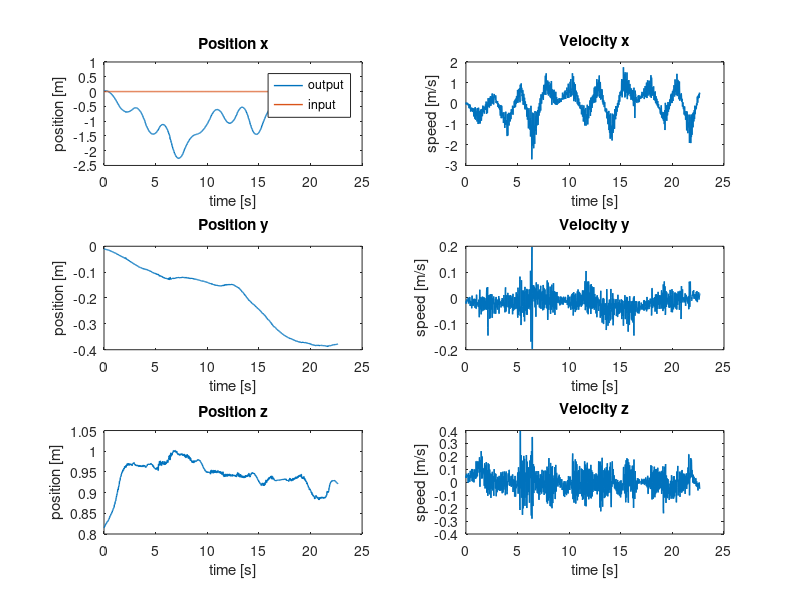
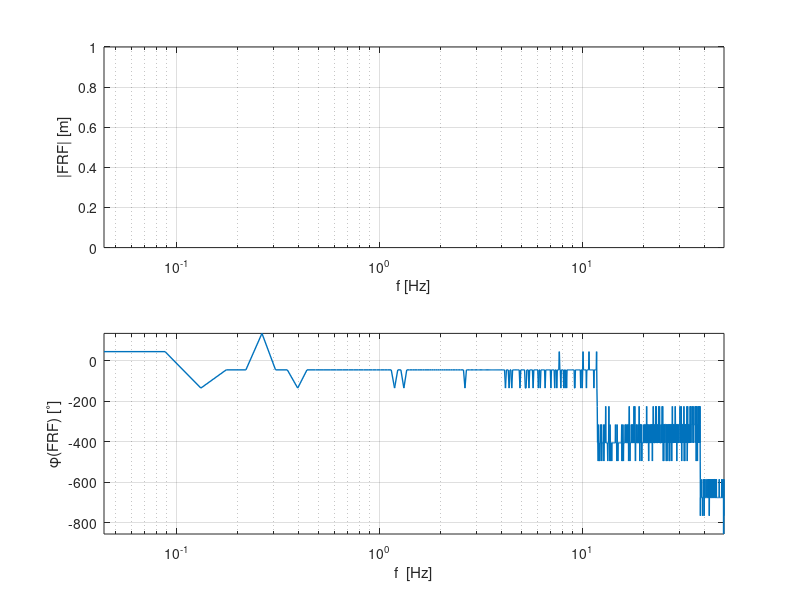
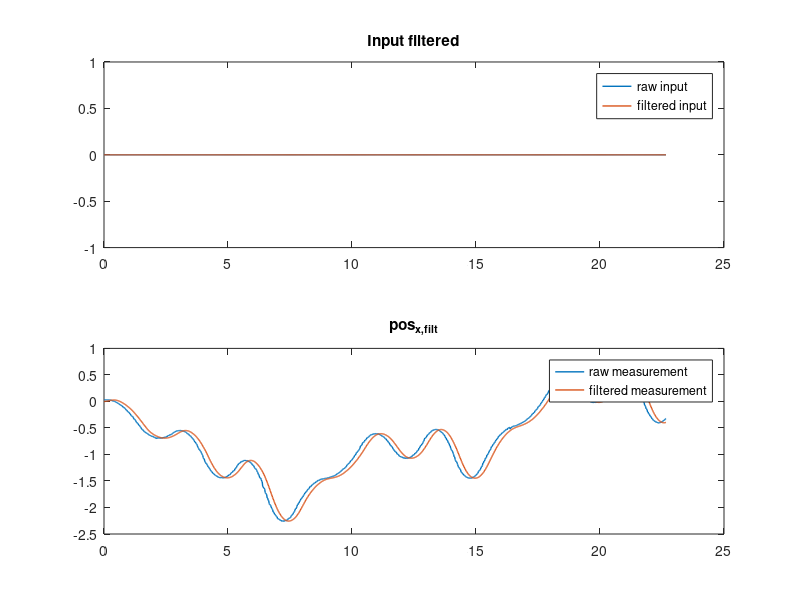
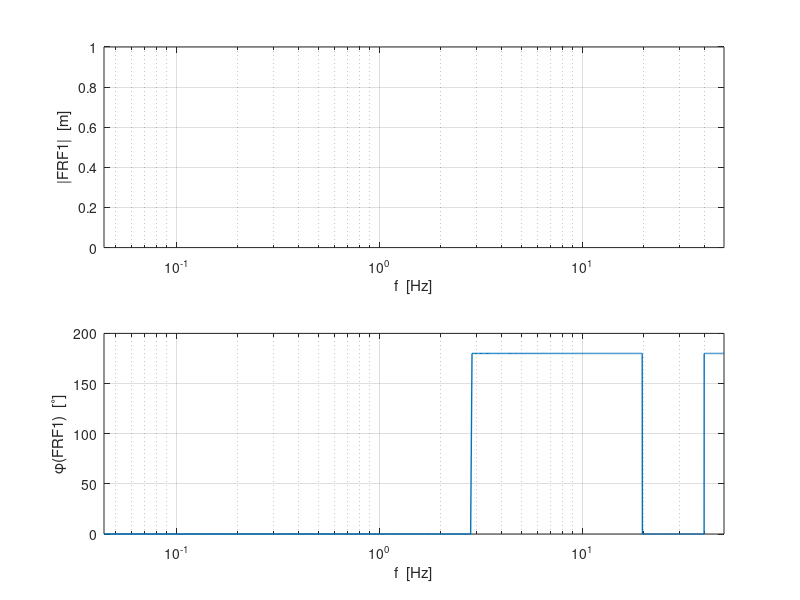

Source code (MATLAB) for these figures, in order:
%%% Parameter estimation %%%
% zie ook 'test.m' !
clear all
close all

%% Load data from .mat-file

load angle_identification_x


%% Extract some signals from the data

set(0, 'DefaultLineLineWidth', 1);


% Cutoff useful data
% first_index = find(input~=0, 1);
input = input(1:end-10)';
output_x = output_x(1:end-10)';
output_y = output_y(1:end-10)';
output_z = output_z(1:end-10)';

% Sample time
dt = 0.02;
time = (0:dt:(length(input)-1)*dt)';

% Differentiation of x-, y-, z-position
% dt = sample time (gradient assumes timestep 1)
velocity_x = gradient(output_x)/dt;
velocity_y = gradient(output_y)/dt;
velocity_z = gradient(output_z)/dt;

% Do some plotting of the measurement data.
figure('Name','Measurement Data')
subplot(321), plot(time, output_x, time, input), title('Position x'), xlabel('time [s]'), ylabel('position [m]'), legend('output','input')
subplot(322), plot(time, velocity_x), title('Velocity x'), xlabel('time [s]'), ylabel('speed [m/s]')

subplot(323), plot(time, output_y), title('Position y'), xlabel('time [s]'), ylabel('position [m]')
subplot(324), plot(time, velocity_y), title('Velocity y'), xlabel('time [s]'), ylabel('speed [m/s]')

subplot(325), plot(time, output_z), title('Position z'), xlabel('time [s]'), ylabel('position [m]')
subplot(326), plot(time, velocity_z), title('Velocity z'), xlabel('time [s]'), ylabel('speed [m/s]')


%% Frequency domain - Empirical Transfer Function
Ts = dt;
fs = 1/dt;
N = length(velocity_x);
t = [0:N-1]'*Ts;
N = numel(input);
f = [0:N-1]'*(fs/N);

input_f = fft(input);
output_x_f = fft(output_x);
velocity_x_f = fft(velocity_x);

FRF = output_x_f./input_f;

figure('Name', 'Empirical transfer function freq response'),subplot(2,1,1),semilogx(f, 20*log10(abs(FRF)), 'LineWidth', 1)
axis tight
grid on
xlabel('f [Hz]')
xlim([f(1) f(end)])
ylabel('|FRF| [m]')
subplot(2,1,2),semilogx(f, 180/pi*unwrap(angle(FRF)), 'LineWidth', 1)
grid on
axis tight
xlabel('f  [Hz]')
ylabel('\phi(FRF) [^\circ]')
xlim([f(1) f(end)])

%% Choose a cutoff frequency for Butterworth filtering
f0 = 0.3; % crossover frequency (based on iteratively checking crossover of best fit)
fc = 5*f0; % cutoff frequency (chosen)
fcn = fc/(fs/2); % normalized cutoff frequency (as butter() accepts)


%% ---------------------
%  SECOND ORDER FITTING 
%  ---------------------

%% Filtering of the in- and output data using Butterworth filter
[B, A] = butter(3, fcn); % order must be higher than order of system, 
                            % adjust cut-off frquency to be higher than 
                            % highest eigenfrequency of the system
                             
% input filtering                           
input_filt = filter(B, A, input);
% output filtering
output_x_filt = filter(B, A, output_x);

figure('Name','3d order Butt. filtered Input & Measurement')
subplot(211),plot(t,input,t,input_filt),title('Input filtered')
legend('raw input', 'filtered input')
subplot(212),plot(time, output_x, time, output_x_filt),title('pos_{x,filt}')
legend('raw measurement', 'filtered measurement')


% Least squares solution for approximation of the parameters in the system
%% Without filtering
% --- PROPER [order(N) = order(D)]
%
%           Y(z)    b2*z^2 + b1*z + b0
%   G(z) = ----- = --------------------
%           U(z)     z^2 + a1*z + a0
%
% y[k] = -a1*y[k-1]-a0*y[k-2]+b2*u[k]+b1*u[k-1]+b0*u[k-2]
%
% theta = [a1 a0 b2 b1 b0]

y1 = output_x(3:end);
Phi1 = [-output_x(2:end-1), -output_x(1:end-2), input(3:end), input(2:end-1), input(1:end-2)];
theta1 = Phi1\y1;

B1 = [theta1(3), theta1(4), theta1(5)];
A1 = [1, theta1(1) theta1(2)];

sys_d1 = tf(B1, A1, Ts);

FRF1 = squeeze(freqresp(sys_d1,2*pi*f));

figure('Name','2nd order, no filter, proper - Freq. resp.'), subplot(211)
semilogx(f, 20*log10(abs(FRF1)))
grid on
xlim([f(1) f(end)])
xlabel('f  [Hz]')
ylabel('|FRF1|  [m]')
subplot(212),semilogx(f, 180/pi*unwrap(angle(FRF1)))
grid on
xlim([f(1) f(end)])
xlabel('f  [Hz]')
ylabel('\phi(FRF1)  [^\circ]')

x1 = lsim(sys_d1,input,t);

figure('Name','2nd order, no filter, proper - Simulation')
subplot(211)
hold on
plot(t, output_x,'g')
plot(t, x1)
title('2nd order, no filter, proper - Simulation VS Measurement')
legend('pos_{x,meas}','pos_{x,sim}')
xlabel('Time [s]')
ylabel('Displacement [m]')
axis tight
subplot(212)
plot(t,output_x - x1)
title('Difference between simulation and measurement')
legend('pos_{x,meas}-pos_{x,sim}')
xlabel('Time [s]')
ylabel('Displacement [m]')
axis tight

figure('Name','2nd order, no filter, proper - Pole Zero Map'),pzmap(sys_d1)


%% With Butterworth filtering of in and output
% --- PROPER [order(N) = order(D)]
%
%           Y(z)    b2*z^2 + b1*z + b0
%   G(z) = ----- = --------------------
%           U(z)     z^2 + a1*z + a0
%
% y[k] = -a1*y[k-1]-a0*y[k-2]+b2*u[k]+b1*u[k-1]+b0*u[k-2]
%
% theta = [a1 a0 b2 b1 b0]

y2 = output_x_filt(3:end);
Phi2 = [-output_x_filt(2:end-1), -output_x_filt(1:end-2), input_filt(3:end), input_filt(2:end-1), input_filt(1:end-2)];
theta2 = Phi2\y2;

B2 = [theta2(3),theta2(4),theta2(5)];
A2 = [1, theta2(1) theta2(2)];

sys_d2 = tf(B2, A2, Ts);

FRF2 = squeeze(freqresp(sys_d2,2*pi*f));

figure('Name','2nd order, filtered, proper - Freq. resp.'),subplot(2,1,1),semilogx(f, 20*log10(abs(FRF2)))
grid on 
xlim([f(1) f(end)])
xlabel('f  [Hz]')
ylabel('|FRF2|  [m]')
axis tight
subplot(2,1,2)
semilogx(f, 180/pi*unwrap(angle(FRF2)))
grid on
xlim([f(1) f(end)])
xlabel('f  [Hz]')
ylabel('\phi(FRF2)  [^\circ]')

x2 = lsim(sys_d2,input,t);

figure('Name','2nd order, filtered, proper - Simulation')
subplot(211)
hold on
plot(t, output_x,'g')
plot(t, output_x_filt)
plot(t,x2)
legend('pos_{x,meas}', 'pos_{x,filt}', 'pos_{x,sim}')
title('2nd order, filtered, proper - Simulation VS Measurement')
xlabel('Time [s]')
axis tight
ylabel('output [m/s]')
subplot(212)
plot(t,output_x - x2)
title('Difference between simulation and measurement')
legend('pos_{x,meas}-pos_{x,sim}')
xlabel('Time [s]')
ylabel('output [m/s]')
axis tight

figure('Name','2nd order, filtered, proper - Pole Zero Map'),pzmap(sys_d2)




%% ---------------------
%   THIRD ORDER FITTING 
%  ---------------------

%% Filtering of the in- and output data using Butterworth filter
[B, A] = butter(4, fcn); % order must be higher than order of system, 
                            % adjust cut-off frquency to be higher than 
                            % highest eigenfrequency of the system
                             
% input filtering                           
input_filt = filter(B, A, input);
% output filtering
output_x_filt = filter(B, A, output_x);

figure('Name','4th order Butt. filtered Input & Measurement')
subplot(211),plot(t,input,t,input_filt),title('Input filtered')
legend('raw input', 'filtered input')
subplot(212),plot(time, output_x, time, output_x_filt),title('pos_{x,filt}')
legend('raw measurement', 'filtered measurement')


% Least squares solution for approximation of the parameters in the system
%% Without filtering
% --- PROPER [order(N) = order(D)]
%
%           Y(z)    b3*z^3 + b2*z^2 + b1*z + b0
%   G(z) = ----- = -----------------------------
%           U(z)     z^3 + a2*z^2 + a1*z + a0
%
% y[k] =
% -a2*y[k-1]-a1*y[k-2]-a0*y[k-3]+b3*u[k]+b2*u[k-1]+b1*u[k-2]+b0*u[k-3]
%
% theta = [a2 a1 a0 b3 b2 b1 b0]

y3 = output_x(4:end);
Phi3 = [-output_x(3:end-1), -output_x(2:end-2), -output_x(1:end-3), input(4:end), input(3:end-1), input(2:end-2), input(1:end-3)];
theta3 = Phi3\y3;

B3 = [theta3(4), theta3(5), theta3(6), theta3(7)];
A3 = [1, theta3(1) theta3(2) theta3(3)];

sys_d3 = tf(B3, A3, Ts);

FRF3 = squeeze(freqresp(sys_d3,2*pi*f));

figure('Name','3d order, no filter, proper -  Freq. Resp.'), subplot(211)
semilogx(f, 20*log10(abs(FRF3)))
grid on
xlim([f(1) f(end)])
xlabel('f  [Hz]')
ylabel('|FRF3|  [m]')
subplot(212),semilogx(f, 180/pi*unwrap(angle(FRF3)))
grid on
xlim([f(1) f(end)])
xlabel('f  [Hz]')
ylabel('\phi(FRF3)  [^\circ]')

x3 = lsim(sys_d3,input,t);

figure('Name','3d order, no filter, proper - Simulation')
subplot(211)
hold on
plot(t, output_x,'g')
plot(t, x3)
title('3d order, no filter, proper - Simulation VS Measurement')
legend('pos_{x,meas}','pos_{x,sim}')
xlabel('Time [s]')
ylabel('Displacement [m]')
axis tight
subplot(212)
plot(t,output_x - x3)
title('Difference between simulation and measurement')
legend('pos_{x,meas}-pos_{x,sim}')
xlabel('Time [s]')
ylabel('Displacement [m]')
axis tight

figure('Name','3d order, no filter, proper - Pole Zero Map'),pzmap(sys_d3)


%% With Butterworth filtering of in- and output.
% --- PROPER [order(N) = order(D)]
%
%           Y(z)    b3*z^3 + b2*z^2 + b1*z + b0
%   G(z) = ----- = -----------------------------
%           U(z)     z^3 + a2*z^2 + a1*z + a0
%
% y[k] =
% -a2*y[k-1]-a1*y[k-2]-a0*y[k-3]+b3*u[k]+b2*u[k-1]+b1*u[k-2]+b0*u[k-3]
%
% theta = [a2 a1 a0 b3 b2 b1 b0]

y4 = output_x_filt(4:end);
Phi4 = [-output_x_filt(3:end-1), -output_x_filt(2:end-2), -output_x_filt(1:end-3), input_filt(4:end), input_filt(3:end-1), input_filt(2:end-2), input_filt(1:end-3)];
theta4 = Phi4\y4;

B4 = [theta4(4), theta4(5), theta4(6), theta4(7)];
A4 = [1, theta4(1) theta4(2) theta4(3)];

sys_d4 = tf(B4, A4, Ts);

FRF4 = squeeze(freqresp(sys_d4,2*pi*f));

figure('Name','3d order, filtered, proper - Freq. Resp.'), subplot(211)
semilogx(f, 20*log10(abs(FRF4)))
grid on
xlim([f(1) f(end)])
xlabel('f  [Hz]')
ylabel('|FRF4|  [m]')
subplot(212),semilogx(f, 180/pi*unwrap(angle(FRF4)))
grid on
xlim([f(1) f(end)])
xlabel('f  [Hz]')
ylabel('\phi(FRF4)  [^\circ]')

x4 = lsim(sys_d4,input,t);

figure('Name','3d order, filtered, proper - Simulation')
subplot(211)
hold on
plot(t, output_x_filt,'g')
plot(t, x4)
title('3d order, filtered, proper - Simulation VS Measurement')
legend('pos_{x,meas}','pos_{x,sim}')
xlabel('Time [s]')
ylabel('Displacement [m]')
axis tight
subplot(212)
plot(t,output_x_filt - x4)
title('Difference between simulation and measurement')
legend('pos_{x,meas}-pos_{x,sim}')
xlabel('Time [s]')
ylabel('Displacement [m]')
axis tight

figure('Name','NOT  filtered pole zero map'),pzmap(sys_d4)

%% Without filtering
% % --- STRICTLY PROPER [order(N) < order(D)]
% %
% %           Y(z)       b2*z^2 + b1*z + b0
% %   G(z) = ----- = --------------------------
% %           U(z)    z^3 + a2*z^2 + a1*z + a0
% %
% % y[k] = -a2*y[k-1]-a1*y[k-2]-a0*y[k-3]+b2*u[k-1]+b1*u[k-2]+b0*u[k-3]
% %
% % theta = [a2 a1 a0 b2 b1 b0]
% 
% y5 = output_x(4:end);
% Phi5 = [-output_x(3:end-1), -output_x(2:end-2), -output_x(1:end-3), input(4:end), input(3:end-1), input(2:end-2), input(1:end-3)];
% theta5 = Phi5\y5;
% 
% B5 = [theta5(4), theta5(5), theta5(6)];
% A5 = [1, theta5(1) theta5(2) theta5(3)];
% 
% sys_d5 = tf(B5, A5, Ts);
% 
% FRF5 = squeeze(freqresp(sys_d5,2*pi*f));
% 
% figure('Name','3d order, no filter, strictly proper - Freq. Resp.'), subplot(211)
% semilogx(f, 20*log10(abs(FRF5)))
% grid on
% xlim([f(1) f(end)])
% xlabel('f  [Hz]')
% ylabel('|FRF5|  [m]')
% subplot(212),semilogx(f, 180/pi*unwrap(angle(FRF5)))
% grid on
% xlim([f(1) f(end)])
% xlabel('f  [Hz]')
% ylabel('\phi(FRF5)  [^\circ]')
% 
% x5 = lsim(sys_d5,input,t);
% 
% figure('Name','3d order, no filter, strictly proper - Simulation')
% subplot(211)
% hold on
% plot(t, output_x,'g')
% plot(t, x5)
% title('3d order, no filter, strictly proper - Simulation VS Measurement')
% legend('pos_{x,meas}','pos_{x,sim}')
% xlabel('Time [s]')
% ylabel('Displacement [m]')
% axis tight
% subplot(212)
% plot(t,output_x - x5)
% title('Difference between simulation and measurement')
% legend('pos_{x,meas}-pos_{x,sim}')
% xlabel('Time [s]')
% ylabel('Displacement [m]')
% axis tight
% 
% figure('Name','3d order, no filter, strictly proper - Pole Zero Map'),pzmap(sys_d5)


%% With Butterworth filtering of in- and output.
% --- STRICTLY PROPER [order(N) < order(D)]
%
%           Y(z)       b2*z^2 + b1*z + b0
%   G(z) = ----- = --------------------------
%           U(z)    z^3 + a2*z^2 + a1*z + a0

% MINIMUM Phase (no zero's):
%           Y(z)             b0
%   G(z) = ----- = --------------------------
%           U(z)    z^3 + a2*z^2 + a1*z + a0
%
% y[k] = -a2*y[k-1]-a1*y[k-2]-a0*y[k-3]]+b2*u[k-1]+b1*u[k-2]+b0*u[k-3]
%
% theta = [a2 a1 a0 b2 b1 b0]

y6 = output_x_filt(4:end);
% Phi6 = [-output_x_filt(3:end-1), -output_x_filt(2:end-2), -output_x_filt(1:end-3), input_filt(3:end-1), input_filt(2:end-2), input_filt(1:end-3)];
Phi6 = [-output_x_filt(3:end-1), -output_x_filt(2:end-2), -output_x_filt(1:end-3), input_filt(1:end-3)];
theta6 = Phi6\y6;

% B6 = [theta6(4), theta6(5), theta6(6)];
B6 = [theta6(4)];
A6 = [1, theta6(1) theta6(2) theta6(3)];

sys_d6 = tf(B6, A6, Ts);

FRF6 = squeeze(freqresp(sys_d6,2*pi*f));

figure('Name','3d order, filtered, strictly proper - Freq. Resp.'), subplot(211)
semilogx(f, 20*log10(abs(FRF6)))
grid on
xlim([f(1) f(end)])
xlabel('f  [Hz]')
ylabel('|FRF6|  [m]')
subplot(212),semilogx(f, 180/pi*unwrap(angle(FRF6)))
grid on
xlim([f(1) f(end)])
xlabel('f  [Hz]')
ylabel('\phi(FRF6)  [^\circ]')

x6 = lsim(sys_d6,input*1.1,t);

figure('Name','3d order, filtered, strictly proper - Simulation')
subplot(211)
hold on
plot(t, output_x_filt,'g')
plot(t, x6)
title('3d order, filtered, strictly proper - Simulation VS Measurement')
legend('pos_{x,meas}','pos_{x,sim}')
xlabel('Time [s]')
ylabel('Displacement [m]')
axis tight
subplot(212)
plot(t,output_x_filt - x6)
title('Difference between simulation and measurement')
legend('pos_{x,meas}-pos_{x,sim}')
xlabel('Time [s]')
ylabel('Displacement [m]')
axis tight

figure('Name','3d order, filtered, strictly proper - Pole Zero Map'),pzmap(sys_d6)


%% ---------------------
% %   FOURTH ORDER FITTING 
% %  ---------------------
% 
% %% Filtering of the in- and output data using Butterworth filter
% [B, A] = butter(5, fcn); % order must be higher than order of system, 
%                             % adjust cut-off frquency to be higher than 
%                             % highest eigenfrequency of the system
%                              
% % input filtering                           
% input_filt = filter(B, A, input);
% % output filtering
% output_x_filt = filter(B, A, output_x);
% 
% figure('Name','4th order Butt. filtered Input & Measurement')
% subplot(211),plot(t,input,t,input_filt),title('Input filtered')
% legend('raw input', 'filtered input')
% subplot(212),plot(time, output_x, time, output_x_filt),title('pos_{x,filt}')
% legend('raw measurement', 'filtered measurement')
% 
% 
% %% With Butterworth filtering of in- and output.
% % --- STRICTLY PROPER [order(N) < order(D)]
% %
% %           Y(z)       b3*z^3 + b2*z^2 + b1*z + b0
% %   G(z) = ----- = -----------------------------------
% %           U(z)    z^4 + a3*z^3 + a2*z^2 + a1*z + a0
% %
% % y[k] = -a3*y[k-1]-a2*y[k-2]-a1*y[k-3]-a0*y[k-4]+b3*u[k-1]+b2*u[k-2]+b1*u[k-3]+b1*u[k-4]
% %
% % theta = [a3 a2 a1 a0 b3 b2 b1 b0]
% 
% y7 = output_x_filt(5:end);
% Phi7 = [-output_x_filt(4:end-1), -output_x_filt(3:end-2), -output_x_filt(2:end-3), -output_x_filt(1:end-4), input_filt(4:end-1), input_filt(3:end-2), input_filt(2:end-3), input_filt(1:end-4)];
% theta7 = Phi7\y7;
% 
% B7 = [theta7(5), theta7(6), theta7(7), theta7(8)];
% A7 = [1, theta7(1) theta7(2) theta7(3) theta7(4)];
% 
% sys_d7 = tf(B7, A7, Ts);
% 
% FRF7 = squeeze(freqresp(sys_d7,2*pi*f));
% 
% figure('Name','4th order, filtered, strictly proper - Freq. Resp.'), subplot(211)
% semilogx(f, 20*log10(abs(FRF7)))
% grid on
% xlim([f(1) f(end)])
% xlabel('f  [Hz]')
% ylabel('|FRF7|  [m]')
% subplot(212),semilogx(f, 180/pi*unwrap(angle(FRF7)))
% grid on
% xlim([f(1) f(end)])
% xlabel('f  [Hz]')
% ylabel('\phi(FRF7)  [^\circ]')
% 
% x7 = lsim(sys_d7,input,t);
% 
% figure('Name','4th order, filtered, strictly proper - Simulation')
% subplot(211)
% hold on
% plot(t, output_x_filt,'g')
% plot(t, x7)
% title('4th order, filtered, strictly proper - Simulation VS Measurement')
% legend('pos_{x,meas}','pos_{x,sim}')
% xlabel('Time [s]')
% ylabel('Displacement [m]')
% axis tight
% subplot(212)
% plot(t,output_x_filt - x7)
% title('Difference between simulation and measurement')
% legend('pos_{x,meas}-pos_{x,sim}')
% xlabel('Time [s]')
% ylabel('Displacement [m]')
% axis tight
% 
% figure('Name','4th order, filtered, strictly proper - Pole Zero Map'),pzmap(sys_d7)
% 




%% ------------------
% %  Comparison of fits
% %  ------------------
% figure
% plot(t,[output_x ...
%         x3 x4 x5 x6 x7])
%         %x1 x2]) 
% legend('measurement',...
%        '3d - no filter - proper',...
%        '3d - filter - proper',...
%        '3d - no filter - strictly proper',...
%        '3d - filter - strictly proper',...
%        '4th - filter - strictly proper')
%      %'2nd - no filter - proper', ...
%      %'2nd - filter - proper')  % unstable!
% 
     


%% Find crossover frequency of best fit
[error, index] = min(abs(20*log10(abs(FRF6(1:end-100)))));
f0 = f(index);

fprintf('f0x: %d \n', f0)


%% continuous time transfer function
sys_c6 = d2c(sys_d6, 'matched')


%% Save result (transfer function)
% save('XSignals_50Hz','input','output_x','x6')


%% 
figure('Name', 'Empirical transfer function freq response'),subplot(2,1,1),semilogx(f, 20*log10(abs(FRF)), 'LineWidth', 1)
hold on
axis tight
grid on
xlabel('f [Hz]')
xlim([f(1) f(end)])
ylabel('|FRF| [m]')
subplot(2,1,2),semilogx(f, 180/pi*unwrap(angle(FRF)), 'LineWidth', 1)
grid on
axis tight
xlabel('f  [Hz]')
ylabel('\phi(FRF) [^\circ]')
xlim([f(1) f(end)])

subplot(211)
semilogx(f, 20*log10(abs(FRF6)))
grid on
xlim([f(1) f(end)])
xlabel('f  [Hz]')
ylabel('|FRF6|  [m]')
subplot(212),semilogx(f, 180/pi*unwrap(angle(FRF6)))
grid on
xlim([f(1) f(end)])
xlabel('f  [Hz]')
ylabel('\phi(FRF6)  [^\circ]')

%% end